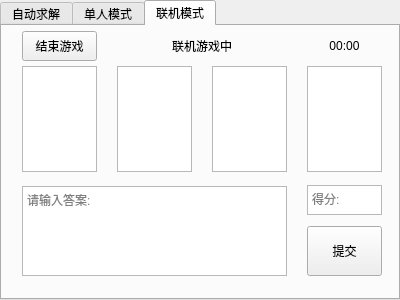
<?xml version="1.0" encoding="UTF-8"?>
<ui version="4.0">
 <class>GameWidget</class>
 <widget class="QWidget" name="GameWidget">
  <property name="geometry">
   <rect>
    <x>0</x>
    <y>0</y>
    <width>400</width>
    <height>300</height>
   </rect>
  </property>
  <property name="windowTitle">
   <string>24点-对战</string>
  </property>
  <property name="windowIcon">
   <iconset resource="img.qrc">
    <normaloff>:/img/logo1.png</normaloff>:/img/logo1.png</iconset>
  </property>
  <widget class="QTabWidget" name="modeSelectTabWidget">
   <property name="geometry">
    <rect>
     <x>0</x>
     <y>0</y>
     <width>400</width>
     <height>300</height>
    </rect>
   </property>
   <property name="currentIndex">
    <number>2</number>
   </property>
   <widget class="QWidget" name="solveMode">
    <attribute name="title">
     <string>自动求解</string>
    </attribute>
    <widget class="QTextBrowser" name="solveModeTextShowcase">
     <property name="geometry">
      <rect>
       <x>20</x>
       <y>20</y>
       <width>360</width>
       <height>140</height>
      </rect>
     </property>
    </widget>
    <widget class="QTextEdit" name="solveModeTextEdit">
     <property name="geometry">
      <rect>
       <x>20</x>
       <y>180</y>
       <width>250</width>
       <height>70</height>
      </rect>
     </property>
     <property name="placeholderText">
      <string>请输入题目:</string>
     </property>
    </widget>
    <widget class="QPushButton" name="solveModeFileButton">
     <property name="geometry">
      <rect>
       <x>290</x>
       <y>180</y>
       <width>90</width>
       <height>30</height>
      </rect>
     </property>
     <property name="text">
      <string>选择文件</string>
     </property>
    </widget>
    <widget class="QPushButton" name="solveModeSolveButton">
     <property name="geometry">
      <rect>
       <x>290</x>
       <y>220</y>
       <width>90</width>
       <height>30</height>
      </rect>
     </property>
     <property name="text">
      <string>开始求解</string>
     </property>
    </widget>
   </widget>
   <widget class="QWidget" name="offlineMode">
    <attribute name="title">
     <string>单人模式</string>
    </attribute>
    <widget class="QTextBrowser" name="offlineModeNumShowcase1">
     <property name="geometry">
      <rect>
       <x>20</x>
       <y>20</y>
       <width>75</width>
       <height>106</height>
      </rect>
     </property>
    </widget>
    <widget class="QTextBrowser" name="offlineModeNumShowcase2">
     <property name="geometry">
      <rect>
       <x>115</x>
       <y>20</y>
       <width>75</width>
       <height>106</height>
      </rect>
     </property>
    </widget>
    <widget class="QTextBrowser" name="offlineModeNumShowcase3">
     <property name="geometry">
      <rect>
       <x>210</x>
       <y>20</y>
       <width>75</width>
       <height>106</height>
      </rect>
     </property>
    </widget>
    <widget class="QTextBrowser" name="offlineModeNumShowcase4">
     <property name="geometry">
      <rect>
       <x>305</x>
       <y>20</y>
       <width>75</width>
       <height>106</height>
      </rect>
     </property>
    </widget>
    <widget class="QTextEdit" name="offlineModeTextEdit">
     <property name="geometry">
      <rect>
       <x>20</x>
       <y>140</y>
       <width>265</width>
       <height>110</height>
      </rect>
     </property>
     <property name="placeholderText">
      <string>请输入答案:</string>
     </property>
    </widget>
    <widget class="QTextBrowser" name="offlineModePointShowcase">
     <property name="geometry">
      <rect>
       <x>305</x>
       <y>140</y>
       <width>75</width>
       <height>30</height>
      </rect>
     </property>
     <property name="placeholderText">
      <string>得分:</string>
     </property>
    </widget>
    <widget class="QPushButton" name="offlineModeGiveupButton">
     <property name="geometry">
      <rect>
       <x>305</x>
       <y>180</y>
       <width>75</width>
       <height>30</height>
      </rect>
     </property>
     <property name="text">
      <string>显示答案</string>
     </property>
    </widget>
    <widget class="QPushButton" name="offlineModeCheckButton">
     <property name="geometry">
      <rect>
       <x>305</x>
       <y>220</y>
       <width>75</width>
       <height>30</height>
      </rect>
     </property>
     <property name="text">
      <string>提交</string>
     </property>
    </widget>
    <widget class="QLabel" name="offlineModePoker1">
     <property name="geometry">
      <rect>
       <x>20</x>
       <y>20</y>
       <width>75</width>
       <height>106</height>
      </rect>
     </property>
     <property name="text">
      <string/>
     </property>
    </widget>
    <widget class="QLabel" name="offlineModePoker2">
     <property name="geometry">
      <rect>
       <x>115</x>
       <y>20</y>
       <width>75</width>
       <height>106</height>
      </rect>
     </property>
     <property name="text">
      <string/>
     </property>
    </widget>
    <widget class="QLabel" name="offlineModePoker4">
     <property name="geometry">
      <rect>
       <x>305</x>
       <y>20</y>
       <width>75</width>
       <height>106</height>
      </rect>
     </property>
     <property name="text">
      <string/>
     </property>
    </widget>
    <widget class="QLabel" name="offlineModePoker3">
     <property name="geometry">
      <rect>
       <x>210</x>
       <y>20</y>
       <width>75</width>
       <height>106</height>
      </rect>
     </property>
     <property name="text">
      <string/>
     </property>
    </widget>
   </widget>
   <widget class="QWidget" name="onlineMode">
    <attribute name="title">
     <string>联机模式</string>
    </attribute>
    <widget class="QStackedWidget" name="onlineModeStackedWidget">
     <property name="geometry">
      <rect>
       <x>0</x>
       <y>0</y>
       <width>400</width>
       <height>270</height>
      </rect>
     </property>
     <property name="currentIndex">
      <number>1</number>
     </property>
     <widget class="QWidget" name="onlineModeCreatPage">
      <widget class="QComboBox" name="onlineModePortSelect">
       <property name="geometry">
        <rect>
         <x>300</x>
         <y>140</y>
         <width>80</width>
         <height>50</height>
        </rect>
       </property>
       <item>
        <property name="text">
         <string>1145</string>
        </property>
       </item>
       <item>
        <property name="text">
         <string>1146</string>
        </property>
       </item>
       <item>
        <property name="text">
         <string>1147</string>
        </property>
       </item>
       <item>
        <property name="text">
         <string>1148</string>
        </property>
       </item>
      </widget>
      <widget class="QTextEdit" name="onlineModeIDEdit">
       <property name="geometry">
        <rect>
         <x>300</x>
         <y>60</y>
         <width>80</width>
         <height>70</height>
        </rect>
       </property>
       <property name="placeholderText">
        <string>请输入昵称:</string>
       </property>
      </widget>
      <widget class="QLabel" name="onlineModeCreatLabel">
       <property name="geometry">
        <rect>
         <x>100</x>
         <y>10</y>
         <width>200</width>
         <height>20</height>
        </rect>
       </property>
       <property name="text">
        <string>联机大厅</string>
       </property>
       <property name="alignment">
        <set>Qt::AlignCenter</set>
       </property>
      </widget>
      <widget class="QPushButton" name="onlineModeStartButton">
       <property name="geometry">
        <rect>
         <x>300</x>
         <y>200</y>
         <width>80</width>
         <height>50</height>
        </rect>
       </property>
       <property name="text">
        <string>寻找房间</string>
       </property>
      </widget>
      <widget class="QLabel" name="onlineModeDebugLabel">
       <property name="geometry">
        <rect>
         <x>100</x>
         <y>40</y>
         <width>200</width>
         <height>20</height>
        </rect>
       </property>
       <property name="text">
        <string>debug</string>
       </property>
       <property name="alignment">
        <set>Qt::AlignCenter</set>
       </property>
      </widget>
      <widget class="QPushButton" name="onlineModeQuitRoomButton">
       <property name="geometry">
        <rect>
         <x>10</x>
         <y>10</y>
         <width>75</width>
         <height>30</height>
        </rect>
       </property>
       <property name="text">
        <string>离开房间</string>
       </property>
      </widget>
      <widget class="QTableWidget" name="onlineModeMemberTabel">
       <property name="geometry">
        <rect>
         <x>10</x>
         <y>60</y>
         <width>280</width>
         <height>190</height>
        </rect>
       </property>
       <attribute name="horizontalHeaderCascadingSectionResizes">
        <bool>false</bool>
       </attribute>
       <attribute name="horizontalHeaderShowSortIndicator" stdset="0">
        <bool>false</bool>
       </attribute>
       <attribute name="horizontalHeaderStretchLastSection">
        <bool>false</bool>
       </attribute>
       <column>
        <property name="text">
         <string>用户昵称</string>
        </property>
       </column>
       <column>
        <property name="text">
         <string>身份</string>
        </property>
       </column>
      </widget>
     </widget>
     <widget class="QWidget" name="onlineModeGamePage">
      <widget class="QTextBrowser" name="onlineModeNumShowcase3">
       <property name="geometry">
        <rect>
         <x>210</x>
         <y>40</y>
         <width>75</width>
         <height>106</height>
        </rect>
       </property>
      </widget>
      <widget class="QTextBrowser" name="onlineModeNumShowcase4">
       <property name="geometry">
        <rect>
         <x>305</x>
         <y>40</y>
         <width>75</width>
         <height>106</height>
        </rect>
       </property>
      </widget>
      <widget class="QTextBrowser" name="onlineModeNumShowcase1">
       <property name="geometry">
        <rect>
         <x>20</x>
         <y>40</y>
         <width>75</width>
         <height>106</height>
        </rect>
       </property>
      </widget>
      <widget class="QTextBrowser" name="onlineModeNumShowcase2">
       <property name="geometry">
        <rect>
         <x>115</x>
         <y>40</y>
         <width>75</width>
         <height>106</height>
        </rect>
       </property>
      </widget>
      <widget class="QTextEdit" name="onlineModeTextEdit">
       <property name="geometry">
        <rect>
         <x>20</x>
         <y>160</y>
         <width>265</width>
         <height>90</height>
        </rect>
       </property>
       <property name="placeholderText">
        <string>请输入答案:</string>
       </property>
      </widget>
      <widget class="QPushButton" name="onlineModeCheckButton">
       <property name="geometry">
        <rect>
         <x>305</x>
         <y>200</y>
         <width>75</width>
         <height>50</height>
        </rect>
       </property>
       <property name="text">
        <string>提交</string>
       </property>
      </widget>
      <widget class="QTextBrowser" name="onlineModePointShowcase">
       <property name="geometry">
        <rect>
         <x>305</x>
         <y>159</y>
         <width>75</width>
         <height>30</height>
        </rect>
       </property>
       <property name="placeholderText">
        <string>得分: </string>
       </property>
      </widget>
      <widget class="QLabel" name="onlineModeGameLabel">
       <property name="geometry">
        <rect>
         <x>100</x>
         <y>10</y>
         <width>200</width>
         <height>20</height>
        </rect>
       </property>
       <property name="text">
        <string>联机游戏中</string>
       </property>
       <property name="alignment">
        <set>Qt::AlignCenter</set>
       </property>
      </widget>
      <widget class="QPushButton" name="onlineModeQuitGameButton">
       <property name="geometry">
        <rect>
         <x>20</x>
         <y>5</y>
         <width>75</width>
         <height>30</height>
        </rect>
       </property>
       <property name="text">
        <string>结束游戏</string>
       </property>
      </widget>
      <widget class="QLabel" name="onlineModePoker1">
       <property name="geometry">
        <rect>
         <x>20</x>
         <y>40</y>
         <width>75</width>
         <height>106</height>
        </rect>
       </property>
       <property name="text">
        <string/>
       </property>
      </widget>
      <widget class="QLabel" name="onlineModePoker2">
       <property name="geometry">
        <rect>
         <x>115</x>
         <y>40</y>
         <width>75</width>
         <height>106</height>
        </rect>
       </property>
       <property name="text">
        <string/>
       </property>
      </widget>
      <widget class="QLabel" name="onlineModePoker4">
       <property name="geometry">
        <rect>
         <x>305</x>
         <y>40</y>
         <width>75</width>
         <height>106</height>
        </rect>
       </property>
       <property name="text">
        <string/>
       </property>
      </widget>
      <widget class="QLabel" name="onlineModePoker3">
       <property name="geometry">
        <rect>
         <x>210</x>
         <y>40</y>
         <width>75</width>
         <height>106</height>
        </rect>
       </property>
       <property name="text">
        <string/>
       </property>
      </widget>
      <widget class="QLabel" name="onlineModeTimer">
       <property name="geometry">
        <rect>
         <x>305</x>
         <y>5</y>
         <width>75</width>
         <height>30</height>
        </rect>
       </property>
       <property name="text">
        <string>00:00</string>
       </property>
       <property name="alignment">
        <set>Qt::AlignCenter</set>
       </property>
      </widget>
     </widget>
     <widget class="QWidget" name="onlineModeRankPage">
      <widget class="QTableWidget" name="onlineModeRankTabel">
       <property name="geometry">
        <rect>
         <x>20</x>
         <y>40</y>
         <width>360</width>
         <height>170</height>
        </rect>
       </property>
       <attribute name="horizontalHeaderCascadingSectionResizes">
        <bool>false</bool>
       </attribute>
       <attribute name="horizontalHeaderShowSortIndicator" stdset="0">
        <bool>false</bool>
       </attribute>
       <attribute name="horizontalHeaderStretchLastSection">
        <bool>false</bool>
       </attribute>
       <column>
        <property name="text">
         <string>用户昵称</string>
        </property>
       </column>
       <column>
        <property name="text">
         <string>得分</string>
        </property>
       </column>
      </widget>
      <widget class="QPushButton" name="onlineModeExitButton">
       <property name="geometry">
        <rect>
         <x>300</x>
         <y>220</y>
         <width>80</width>
         <height>30</height>
        </rect>
       </property>
       <property name="text">
        <string>返回大厅</string>
       </property>
      </widget>
      <widget class="QPushButton" name="onlineModeSaveButton">
       <property name="geometry">
        <rect>
         <x>200</x>
         <y>220</y>
         <width>80</width>
         <height>30</height>
        </rect>
       </property>
       <property name="text">
        <string>保存排名</string>
       </property>
      </widget>
      <widget class="QLabel" name="onlineModeRankLabel">
       <property name="geometry">
        <rect>
         <x>100</x>
         <y>10</y>
         <width>200</width>
         <height>20</height>
        </rect>
       </property>
       <property name="text">
        <string>排行榜</string>
       </property>
       <property name="alignment">
        <set>Qt::AlignCenter</set>
       </property>
      </widget>
     </widget>
    </widget>
   </widget>
  </widget>
 </widget>
 <resources>
  <include location="img.qrc"/>
 </resources>
 <connections/>
</ui>
